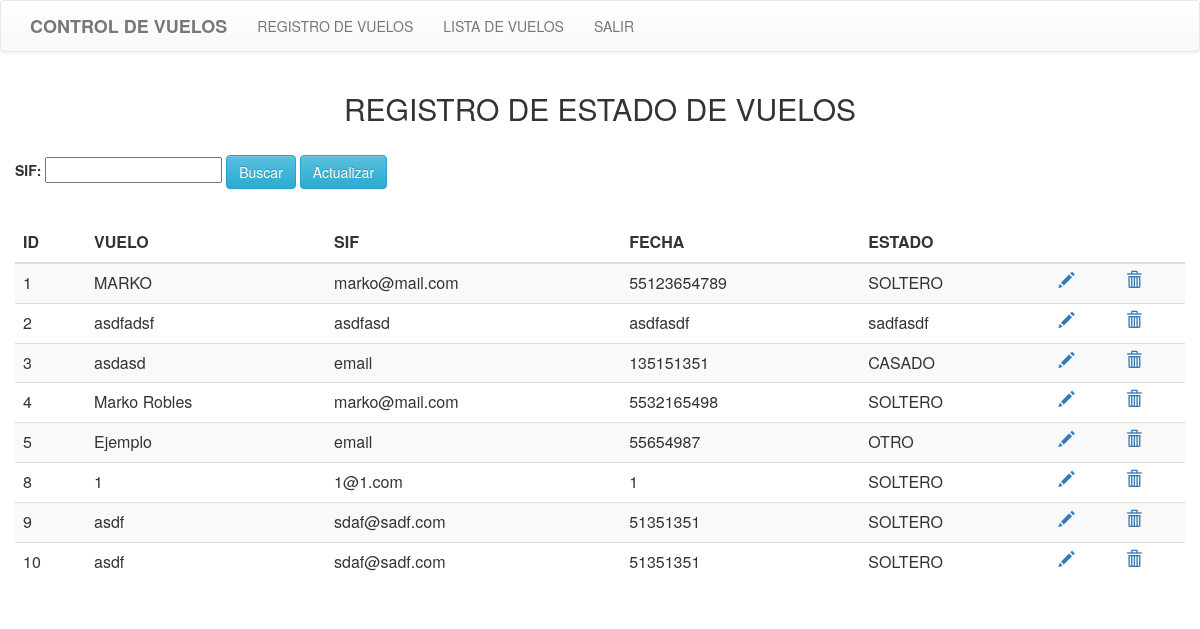
The page /lista.php on the database its author committed.
### tables this page shows
CREATE TABLE IF NOT EXISTS `personas` (
  `id` int(11) NOT NULL AUTO_INCREMENT,
  `nombre` varchar(80) NOT NULL,
  `correo` varchar(50) NOT NULL,
  `telefono` varchar(20) DEFAULT NULL,
  `estado_civil` varchar(30) NOT NULL,
  `hijos` int(11) NOT NULL,
  `intereses` varchar(50) DEFAULT NULL,
  PRIMARY KEY (`id`)
);

### lista.php (the view, shortened to what this page needs)
<?php
	require 'conexion.php';
	$where = "";
	$sql = "SELECT * FROM personas $where";
	$resultado = $mysqli->query($sql);
?>
<html lang="es">
	<head>
		<link href="css/bootstrap.min.css" rel="stylesheet">
		<link href="css/bootstrap-theme.css" rel="stylesheet">
	</head>
	<body>
		<?php include "php/navbar_lista.php"; ?>
		<div class="container">
			<div class="row">
				<h2 style="text-align:center">REGISTRO DE ESTADO DE VUELOS</h2>
				<br>
			</div>
			<div class="row">
				<form action="<?php $_SERVER['PHP_SELF']; ?>" method="POST">
					<b>SIF: </b><input type="text" id="campo" name="campo" />
					<input type="submit" id="enviar" name="enviar" value="Buscar" class="btn btn-info" />
					<a href="lista.php" class="btn btn-info">Actualizar</a>
				</form>
			</div>
			<br>
			<div class="row table-responsive">
				<table class="table table-striped">
					<thead>
						<tr>
							<th>ID</th>
							<th>VUELO</th>
							<th>SIF</th>
							<th>FECHA</th>
							<th>ESTADO</th>
							<th></th>
							<th></th>
						</tr>
					</thead>
					<tbody>
						<?php while($row = $resultado->fetch_array(MYSQLI_ASSOC)) { ?>
							<tr>
								<td><?php echo $row['id']; ?></td>
								<td><?php echo $row['nombre']; ?></td>
								<td><?php echo $row['correo']; ?></td>
								<td><?php echo $row['telefono']; ?></td>
								<td><?php echo $row['estado_civil']; ?></td>
								<td><a href="modificar.php?id=<?php echo $row['id']; ?>"><span class="glyphicon glyphicon-pencil"></span></a></td>
								<td><a href="#" data-href="eliminar.php?id=<?php echo $row['id']; ?>" data-toggle="modal" data-target="#confirm-delete"><span class="glyphicon glyphicon-trash"></span></a></td>
							</tr>
						<?php } ?>
					</tbody>
				</table>
			</div>
		</div>
	</body>
</html>

### php/navbar_lista.php (shortened to what this page needs)
<nav class="navbar navbar-default" role="navigation">
<div class="container">
  <div class="navbar-header">
    <a class="navbar-brand" href="./"><b>CONTROL DE VUELOS</b></a>
  </div>
  <div class="collapse navbar-collapse navbar-ex1-collapse">
    <ul class="nav navbar-nav">
      <?php if(!isset($_SESSION["user_id"])):?>
      <li><a href="./nuevo.php">REGISTRO DE VUELOS</a></li>
      <li><a href="./lista.php">LISTA DE VUELOS</a></li>
      <li><a href="./php/logout.php">SALIR</a></li>
    <?php else:?>
      <li><a href="./php/logout.php">SALIR</a></li>
    <?php endif;?>
    </ul>
  </div>
</div>
</nav>

### rows shown on the page
personas: id "1", nombre "MARKO", correo "marko@mail.com", telefono "55123654789", estado_civil "SOLTERO"
personas: id "2", nombre "asdfadsf", correo "asdfasd", telefono "asdfasdf", estado_civil "sadfasdf"
personas: id "3", nombre "asdasd", correo "email", telefono "135151351", estado_civil "CASADO"
personas: id "4", nombre "Marko Robles", correo "marko@mail.com", telefono "5532165498", estado_civil "SOLTERO"
personas: id "5", nombre "Ejemplo", correo "email", telefono "55654987", estado_civil "OTRO"
personas: id "8", nombre "1", correo "1@1.com", telefono "1", estado_civil "SOLTERO"
personas: id "9", nombre "asdf", correo "sdaf@sadf.com", telefono "51351351", estado_civil "SOLTERO"
personas: id "10", nombre "asdf", correo "sdaf@sadf.com", telefono "51351351", estado_civil "SOLTERO"
